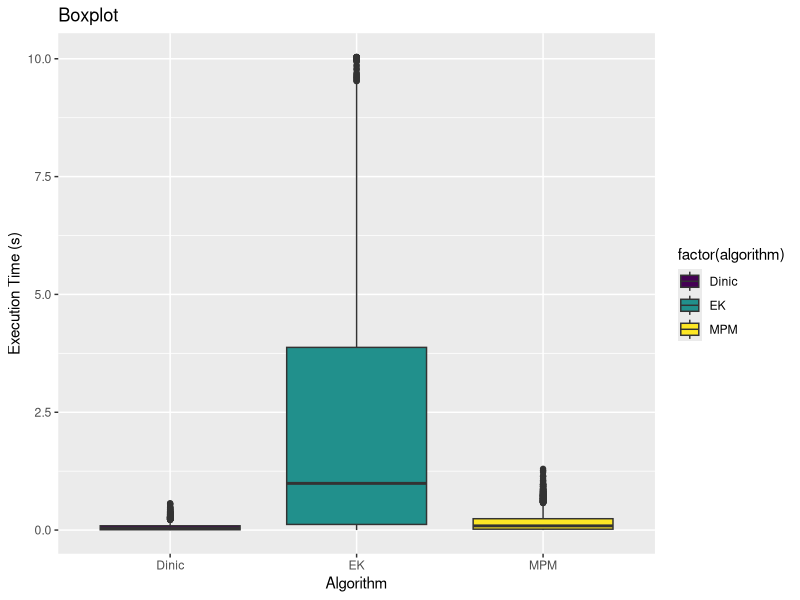
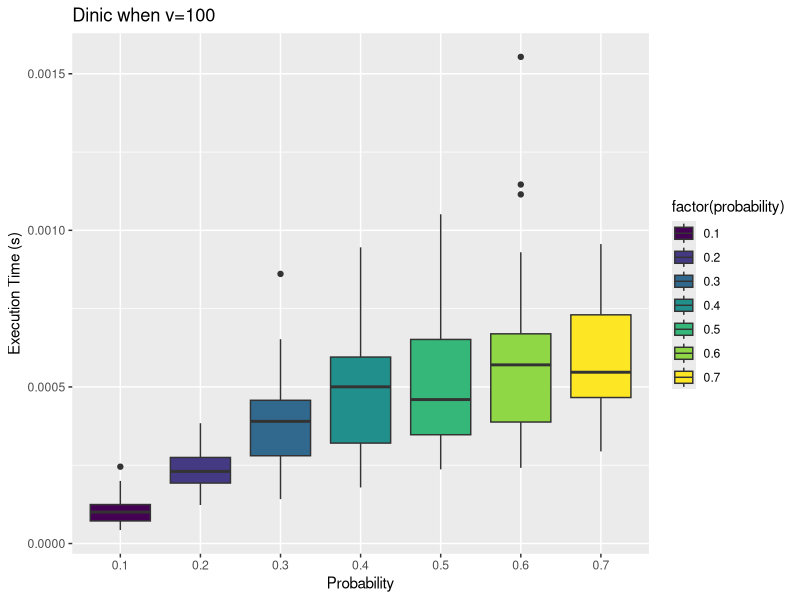
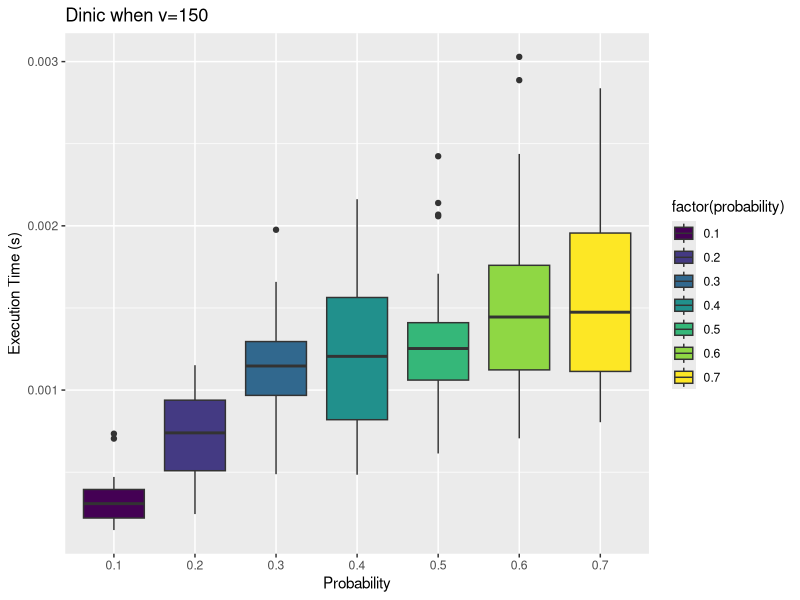
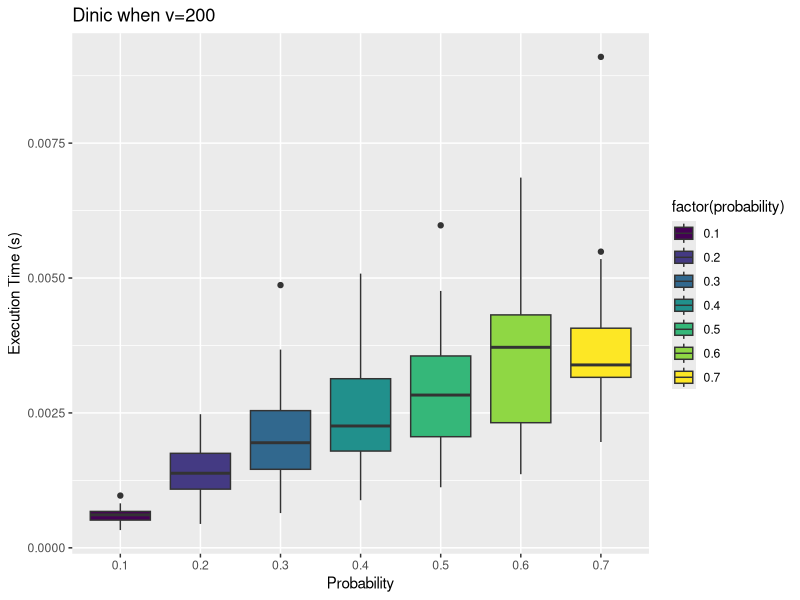
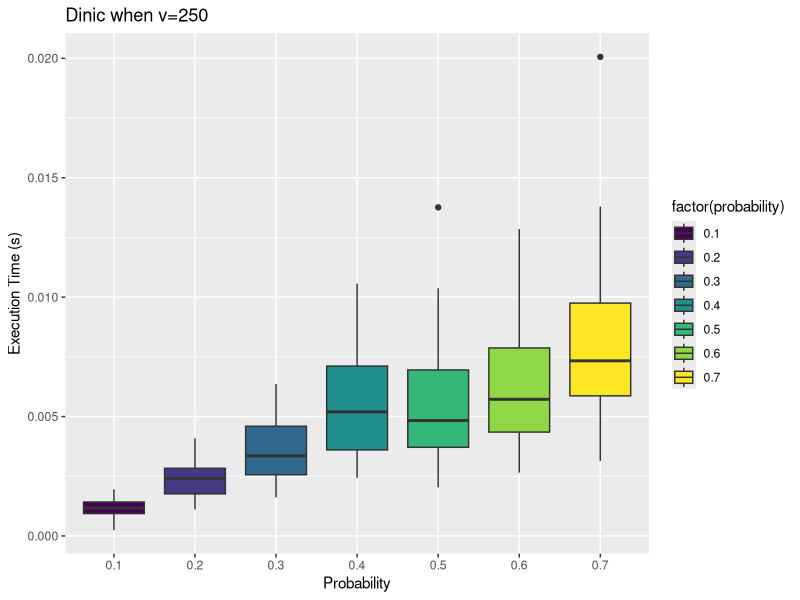
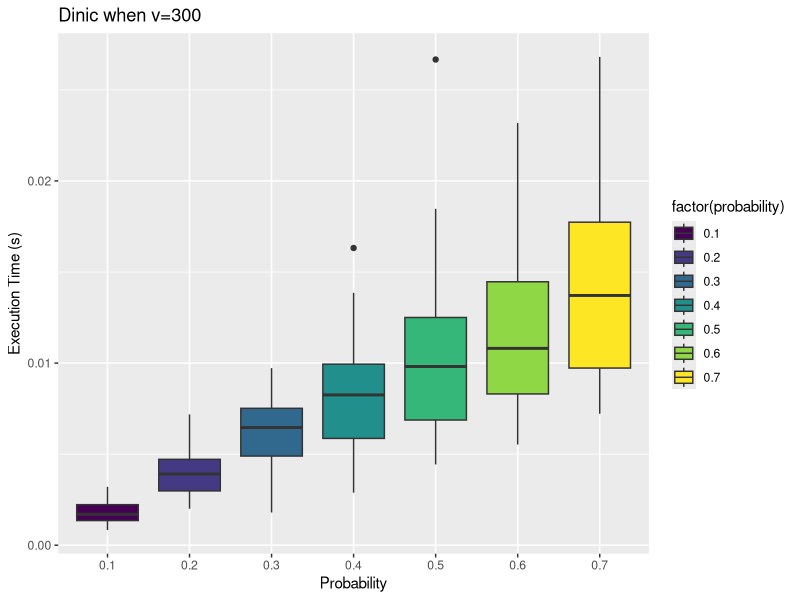
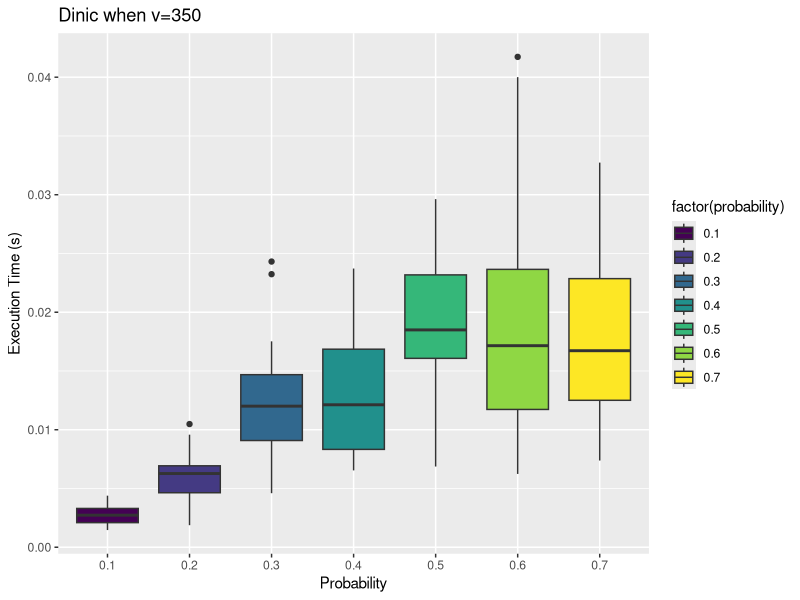
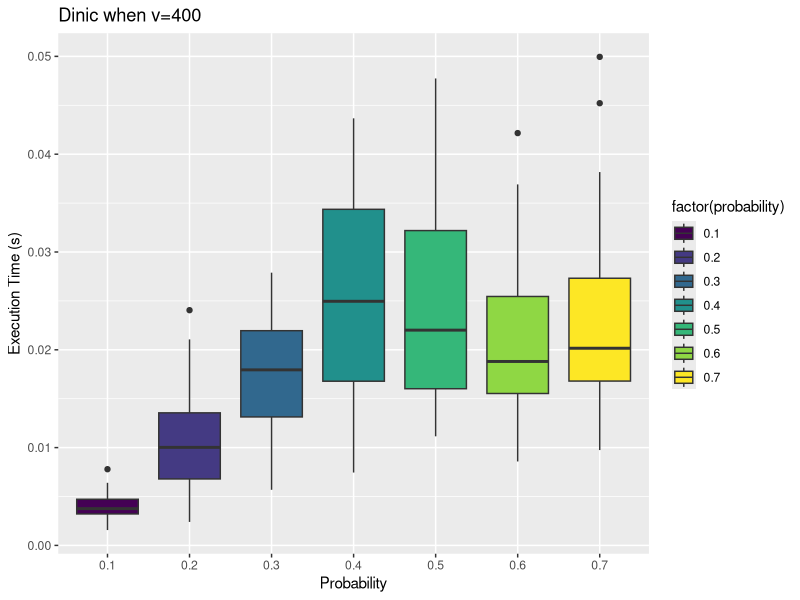

Reproduce these figures in R, in order. (Note: this script raises an error after producing the figures.)
# Box Plots

# Set Working Directory
setwd("~/MEI/2_Ano/MEI/Pratica/MEI-Trabalhos-2022/Entregaveis/Meta 3/eda")

# Libraries
library(ggplot2, quietly=TRUE)
library(stringr, quietly=TRUE)
library(viridis, quietly=TRUE)

w <- 620
h <- 360

root_directory <- "Box_Plots"

data <- read.csv("results2.csv")

filename <- "boxplots.png"
png(paste(root_directory, filename, sep="/"), width=w, height=h)

p <- ggplot(data, aes(x=factor(algorithm), y=time, fill=factor(algorithm))) + 
  geom_boxplot() + scale_fill_viridis_d() +
  labs(title="Boxplot", x="Algorithm", y="Execution Time (s)")

print(p)
invisible(dev.off())

data_mean <- aggregate(time ~ algorithm + vertices + probability, data=data, FUN=mean)
data_mean$arcs <- data_mean$probability * ((data_mean$vertices * (data_mean$vertices - 1)) / 2)

algorithms <- unique(data$algorithm)
probabilities <- unique(data$probability)
vertices <- unique(data$vertices)



directory <- "Vertices_Fixed"

for (algorithm in algorithms) {
  path <- paste(root_directory, directory, algorithm, sep="/")
  if (!dir.exists(path)) {
    dir.create(path, recursive=TRUE)
  }
  for (vertice in vertices) {
    filename <- paste(algorithm, "_box_plot_v_", vertice, ".png", sep="")
    png(paste(path, filename, sep="/"), width=w, height=h)
    aux <- data[data$algorithm==algorithm&data$vertices==vertice, c("probability", "time")]
    
    p <- ggplot(aux, aes(x=factor(probability), y=time, fill=factor(probability))) + 
      geom_boxplot() + scale_fill_viridis_d() +
      labs(title=paste(algorithm, " when v=", vertice, sep=""), x="Probability", y="Execution Time (s)")
    
    print(p)
    invisible(dev.off())
  }
}


directory <- "Probabilities_Fixed"

for (algorithm in algorithms) {
  path <- paste(root_directory, directory, algorithm, sep="/")
  if (!dir.exists(path)) {
    dir.create(path, recursive=TRUE)
  }
  for (probability in probabilities) {
    filename <- paste(algorithm, "_box_plot_p_", probability, ".png", sep="")
    png(paste(path, filename, sep="/"), width=w, height=h)
    aux <- data[data$algorithm==algorithm&data$probability==probability, c("vertices", "time")]
    
    p <- ggplot(aux, aes(x=factor(vertices), y=time, fill=factor(vertices))) + 
      geom_boxplot() + scale_fill_viridis_d() +
      labs(title=paste(algorithm, " when p=", probability, sep=""), x="Number of Vertices", y="Execution Time (s)")
    
    print(p)
    invisible(dev.off())
  }
}
